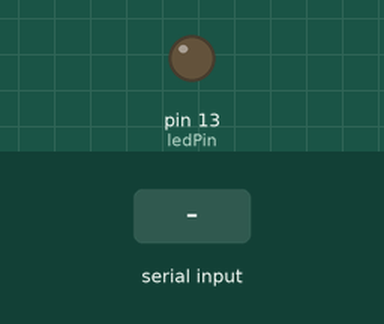
The sketch below on a simulated Arduino Uno, built with avr-gcc and run on an emulated ATmega328P. Shown: output pins drawn as LEDs (lit = HIGH). Inputs (shaded band) come from the test bench.

Above: at 1.2 s.
1.3 s: "ROSHAN\n" received over Serial
At 2.3 s:
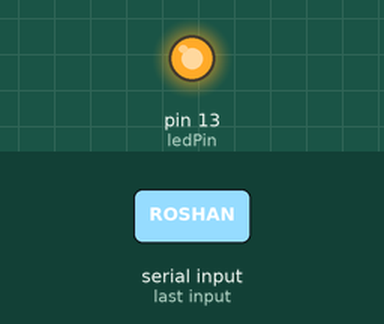
2.8 s: "KHAMOOSH\n" received over Serial
At 3.5 s:
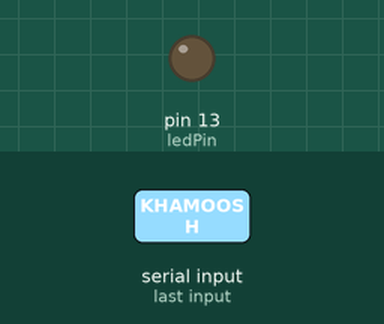
Timing chart, 0 to 5.8 s (numbered marks = the images above; inputs shaded):
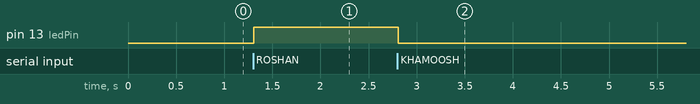

The sketch:

tamrin3.ino
```cpp
const int ledPin = 13;

void setup() {
  pinMode(ledPin, OUTPUT);
  Serial.begin(9600);
}

void loop() {
  if (Serial.available() > 0) {
    String command = Serial.readStringUntil('\n');
    if (command == "ROSHAN") {
      digitalWrite(ledPin, HIGH);
    } else if (command == "KHAMOOSH") {
      digitalWrite(ledPin, LOW);
    }
  }
}
```

Measured:
- after the input at 1.3 s, pin 13 (ledPin): LOW → HIGH at once
- after the input at 2.8 s, pin 13 (ledPin): HIGH → LOW at once
